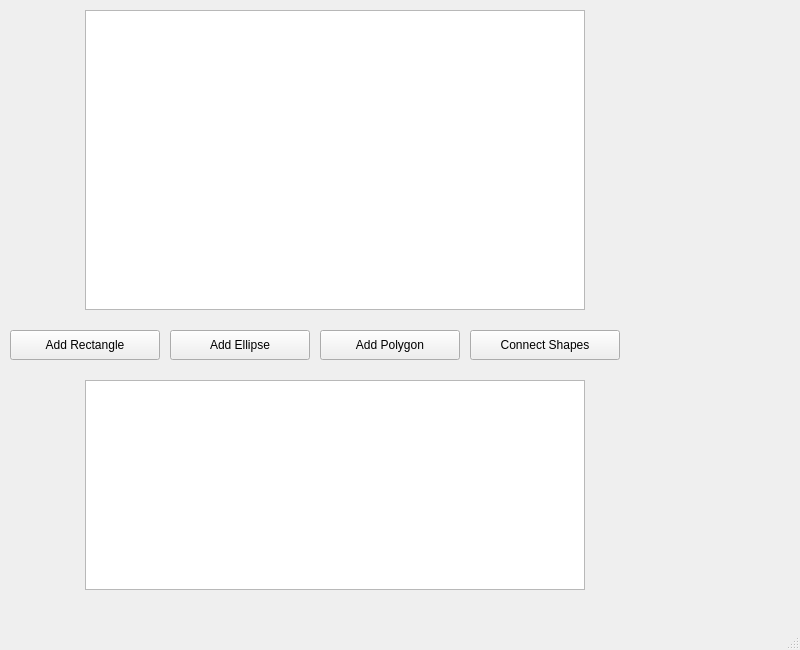
<?xml version="1.0" encoding="UTF-8"?>
<ui version="4.0">
 <class>MainWindow</class>
 <widget class="QMainWindow" name="MainWindow">
  <property name="geometry">
   <rect>
    <x>0</x>
    <y>0</y>
    <width>800</width>
    <height>650</height>
   </rect>
  </property>
  <property name="windowTitle">
   <string>OOP Lab 1 - Shapes</string>
  </property>
  <widget class="QWidget" name="centralwidget">

   <widget class="QGraphicsView" name="graphicsView">
    <property name="geometry">
     <rect>
      <x>85</x>
      <y>10</y>
      <width>500</width>
      <height>300</height>
     </rect>
    </property>
   </widget>

   <widget class="QPushButton" name="btnRectangle">
    <property name="geometry">
     <rect>
      <x>10</x>
      <y>330</y>
      <width>150</width>
      <height>30</height>
     </rect>
    </property>
    <property name="text">
     <string>Add Rectangle</string>
    </property>
   </widget>

   <widget class="QPushButton" name="btnEllipse">
    <property name="geometry">
     <rect>
      <x>170</x>
      <y>330</y>
      <width>140</width>
      <height>30</height>
     </rect>
    </property>
    <property name="text">
     <string>Add Ellipse</string>
    </property>
   </widget>

   <widget class="QPushButton" name="btnPolygon">
    <property name="geometry">
     <rect>
      <x>320</x>
      <y>330</y>
      <width>140</width>
      <height>30</height>
     </rect>
    </property>
    <property name="text">
     <string>Add Polygon</string>
    </property>
   </widget>

   <widget class="QPushButton" name="btnConnect">
    <property name="geometry">
     <rect>
      <x>470</x>
      <y>330</y>
      <width>150</width>
      <height>30</height>
     </rect>
    </property>
    <property name="text">
     <string>Connect Shapes</string>
    </property>
   </widget>

   <widget class="QTableView" name="tableView">
    <property name="geometry">
     <rect>
      <x>85</x>
      <y>380</y>
      <width>500</width>
      <height>210</height>
     </rect>
    </property>
   </widget>

  </widget>

  <widget class="QMenuBar" name="menubar">
   <property name="geometry">
    <rect>
     <x>0</x>
     <y>0</y>
     <width>800</width>
     <height>22</height>
    </rect>
   </property>
  </widget>

  <widget class="QStatusBar" name="statusbar"/>

 </widget>
 <resources/>
 <connections/>
</ui>
